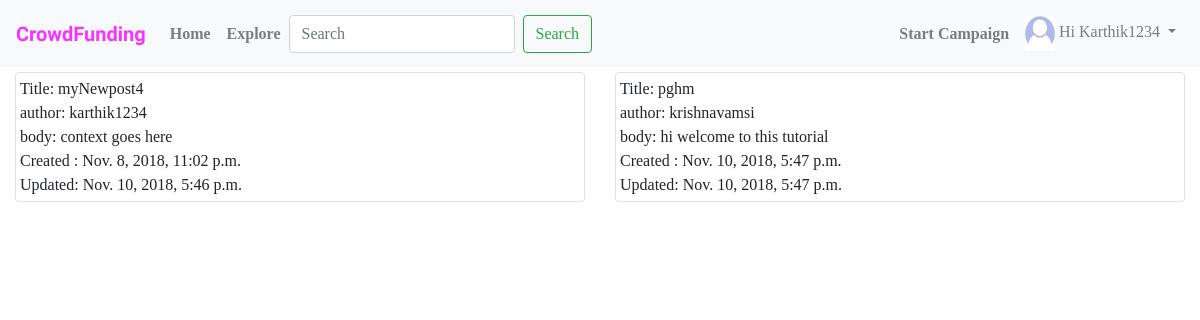
The app's page /project/post/ (signed in) with its own data.
### project/models.py (models this page shows, shortened)
class post(models.Model):
    objects = models.Manager()
    published = PublishedManager()
    STATUS_CHOICES = {
        ('draft','Draft'),
        ('published','Published'),
    }
    title = models.CharField(max_length=100)
    slug = models.SlugField(max_length=100)
    author = models.ForeignKey(User, related_name='blog_posts',on_delete=models.CASCADE)
    body = models.TextField()
    created = models.DateTimeField(auto_now_add=True)
    updated = models.DateTimeField(auto_now=True)
    status = models.CharField(max_length=100, choices=STATUS_CHOICES,default='draft')

### project/views.py (the view)
# urls.py: url('post/', views.post_list, name='post_list'),
def post_list(request):
    posts = post.published.all()
    query = request.GET.get('q')
    if query:
        posts = post.objects.filter(
        Q(title__icontains=query)|
        Q(author__username=query)|
        Q(body__icontains=query))
    context = {
        'posts' : posts
    }
    return render(request, 'project/post_list.html',context)

### project/models.py (called while the page is built)
    def get_queryset(self):
        return super(PublishedManager,self).get_queryset().filter(status="published")

### template/project/post_list.html
{% extends 'project/base.html' %}
{% block content %}
<div>
    <div class="container-fluid">
      <div class="row">
          {% for p in posts %}
            <div class="col-md-6">
              <div class="img-thumbnail">
                Title: {{ p.title }}<br>
                author: {{ p.author }}<br>
                body: {{ p.body }}<br>
                Created : {{ p.created }}<br>
                Updated: {{ p.updated }}<br>
              </div>
            </div>
            {% empty %}
              <div class="container-fluid">
                <h1> No search found "{{ request.GET.q }}"</h1>
              </div>
          {% endfor %}
        </div>
      </div>
</div>
{% endblock %}

### template/project/navbar.html (shortened to what this page needs)
{% load staticfiles %}
<nav class="navbar navbar-expand-lg navbar-light bg-light fixed-top" >
<a class="navbar-brand" href="#" style="color:#F933FF;"><b>CrowdFunding</b></a>
<div class="collapse navbar-collapse" id="navbarSupportedContent">
<ul class="navbar-nav mr-auto">
  <li class="nav-item">
    <a class="nav-link" href="{% url 'project:home' %}"  onMouseOver="this.style.color='#F933FF'"   onMouseOut="this.style.color='black'"><b>Home </b><span class="sr-only">(current)</span></a>
  </li>
  <li class="nav-item">
    <a class="nav-link" href="#" onMouseOver="this.style.color='#F933FF'"   onMouseOut="this.style.color='black'"><b>Explore </b><span class="sr-only">(current)</span></a>
  </li>
  <form class="form-inline my-2 my-lg-0" action="{% url 'project:post_list' %}">
    <input class="form-control mr-sm-2" type="search" placeholder="Search" aria-label="Search" name="q">
    <button class="btn btn-outline-success my-2 my-sm-0" type="submit">Search</button>
  </form>
</ul>
<ul class="navbar-nav">
  <a href="#" class="nav-link" onMouseOver="this.style.color='#F933FF'"   onMouseOut="this.style.color='black'"><b>Start Campaign</b> <span class="sr-only">(current)</span></a>
</ul>
<ul class="navbar-nav">
  {% if request.user.is_authenticated %}
  <li class="nav-item dropdown">
    <a class="nav-link dropdown-toggle" href="#" id="navbarDropdown" role="button" data-toggle="dropdown" aria-haspopup="true" aria-expanded="false">
      {% if request.user.profile.photo %}
        <img src="{{ request.user.profile.photo.url }}" alt="" class="navbar-img" width="30px" height="35px">
      {% else %}
        <img src="{% static 'project/images/user.png' %}" alt="" class="navbar-img" width="30px" height="35px">
      {% endif %}
      <span> Hi {{ request.user|capfirst }} </span>
    </a>
  </li>
  {% else %}
  <li class="nav-item">
    <a href="{% url 'project:user_login' %}" class="nav-link" onMouseOver="this.style.color='#F933FF'"   onMouseOut="this.style.color='black'"><b>Login</b> <span class="sr-only">(current)</span></a>
  </li>
  {% endif %}
</ul>
</div>
</nav>

### static/project/style.css (style rules this page uses)
html { position:relative; min-height:100%; }
body { font-family:'Lucida casual','Comic Sans MS'; }
.navbar-brand { font-family: 'Sacramento', cursive; }

### records on screen
post: title "myNewpost4", author "karthik1234", body "context goes here", created "Nov. 8, 2018, 11:02 p.m.", updated "Nov. 10, 2018, 5:46 p.m."
post: title "pghm", author "krishnavamsi", body "hi welcome to this tutorial", created "Nov. 10, 2018, 5:47 p.m.", updated "Nov. 10, 2018, 5:47 p.m."

### other values on screen
{{ request.user|capfirst }} "Karthik1234"
